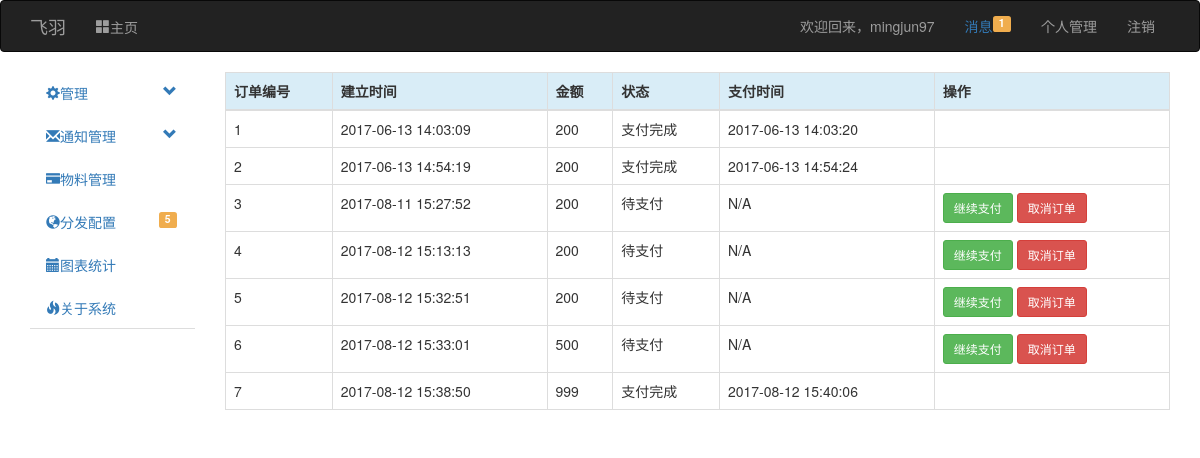
Page /charge_billing (signed in) on the committed database.
### app/models.py (models this page shows, shortened)
class User(UserMixin, db.Model):
    __tablename__ = 'users'
    uid = db.Column(db.Integer, primary_key=True)
    username = db.Column(db.String(128))
    password_hash = db.Column(db.String(128))
    password_change_time = db.Column(db.Integer, default=0)
    email = db.Column(db.String(128))
    telephone = db.Column(db.String(11))
    role_id = db.Column(db.Integer)
    log_level = db.Column(db.Integer)
    email_confirmed = db.Column(db.Boolean, default=False)
    telephone_confirmed = db.Column(db.Boolean, default=False)
    telephone_confirmed_code = db.Column(db.String(6))
    telephone_confirmed_code_time = db.Column(db.Integer, default=0)
    balance = db.Column(db.Integer, default=0)
    last_login_time = db.Column(db.Integer, default=time.time)
    this_login_time = db.Column(db.Integer, default=time.time)
    useful_token = db.Column(db.String(256), default=0)
    owned_group_id = db.relationship('Group', backref='Owner')
    charge_billing = db.relationship('ChargeRecord', backref='User')
    student_card = db.Column(db.String(128), default='NULL')
    student_auth = db.Column(db.Boolean, default=False)
    balance_billing = db.relationship('Billing', backref='User')
    personal_message = db.relationship('PersonalMessage', backref='To', lazy='dynamic',
                                       primaryjoin='PersonalMessage.rec_id==User.uid')
    auth_token = db.Column(db.String(128))
    auth_token_expire = db.Column(db.Integer, default=0)
    id_card = db.Column(db.String(18))
    name = db.Column(db.String(10))
    school = db.Column(db.String(30))
    student_no = db.Column(db.String(30))
    qq = db.Column(db.String(15))
    @property
    def password(self):
        raise AttributeError('密码非可读属性！')

class Billing(db.Model):
    __tablename__ = 'money_billings'
    id = db.Column(db.Integer, primary_key=True)
    create_time = db.Column(db.Integer, default=time.time)
    finish_time = db.Column(db.Integer, default=0)
    status = db.Column(db.Integer, default=1)
    user_id = db.Column(db.Integer, db.ForeignKey('users.uid'))
    amount = db.Column(db.Integer)
    token = db.Column(db.String(128))

### app/manage/views.py (the view)
@manage.route("/charge_billing")
@login_required
def view_billings():
    bill = Billing.query.filter_by(User=current_user).all()
    return render_template("manage/view_billings.html", bill=bill)

### app/manage/__init__.py (called while the page is built)
@manage.app_context_processor
def inject_base64():
    b = base64.b64encode
    str1 = str
    fmttimestamp = f2t
    return dict(b=b, str=str1, fmttime=fmttimestamp)

def f2t(timestamp):
    x = time.localtime(timestamp)
    return time.strftime('%Y-%m-%d %H:%M:%S', x)

### app/manage/views.py (called while the page is built)
@manage.before_app_request
def before_request():
    if request.endpoint is None:
        abort(404)
    if current_user.is_authenticated \
    and not (current_user.email_confirmed or current_user.telephone_confirmed) \
    and request.endpoint[:5] != 'auth.' \
    and request.endpoint[:14] != 'manage.confirm' \
    and request.endpoint[:19] != 'manage.unconfirmed' \
    and request.endpoint != 'static' \
    and request.endpoint != 'api_v1.get_message' \
    and request.endpoint[:15] != 'manage.confirm_':
        print(request.endpoint[:16])
        return redirect(url_for('manage.unconfirmed'))

### app/models.py (called while the page is built)
@login_manager.user_loader
def load_user(user_id):
    return User.query.get(int(user_id))

### app/templates/manage/view_billings.html
{% extends "base.html" %}
{% block page_content %}
    <table class="table table-bordered table-responsive">
      <thead>
        <tr class="info">
          <th>订单编号</th>
          <th>建立时间</th>
          <th>金额</th>
            <th>状态</th>
            <th>支付时间</th>
            <th>操作</th>
        </tr>
      </thead>
      <tbody>
        {% for bills in bill %}
            <tr>
                <td>{{ bills.id }}</td>
                <td> {{ fmttime(bills.create_time) }}</td>
                <td>{{ bills.amount }}</td>
                <td>{% if bills.status == 1 %} 待支付{% elif bills.status == 2 %} 支付完成{% else %} 已取消 {% endif %}</td>
                <td>{% if bills.finish_time != 0 %}{{ fmttime(bills.finish_time) }}{% else %}N/A{% endif %}</td>
                <td>{% if bills.status == 1 %}<a class="btn btn-success btn-sm" href="#">继续支付</a>
                    <a class="btn btn-danger btn-sm" href="#">取消订单</a>{% endif %} </td>
            </tr>
        {% else %}
            <td colspan="999"><div class="text-center"><a href="{{ url_for("manage.create_group") }}" class="btn btn-primary">创建新圈子</a></div></td>
        {% endfor %}
      </tbody>
    </table>
{% endblock %}

### app/templates/base.html (shortened to what this page needs)
{% extends "bootstrap/base.html" %}
{% block navbar %}
<div class="navbar navbar-inverse" role="navigation">
    <div class="container">
        <div class="navbar-header">
            <a class="navbar-brand" href="/">飞羽</a>
        </div>
        <div class="navbar-collapse collapse">
            <ul class="nav navbar-nav">
                <li class="{% if request.endpoint == 'manage.index' %}active{% endif %}"><a href="/"><i class="glyphicon glyphicon-th-large">主页</i></a></li>
            </ul>
            <ul class="nav navbar-nav navbar-right">
                {% if current_user.is_authenticated %}
                <li><span class="navbar-text">欢迎回来，<a class="navbar-link" href="{{ url_for('manage.console') }}">{{ current_user.username }}</a></span></li>
                    <li><span class="navbar-text"><a href="#">消息{% if current_user.personal_message.filter_by(status=0).count() != 0 %}<span class="label label-warning pull-right">{{ current_user.personal_message.filter_by(status=0).count() }}</span>{% endif %}</a> </span></li>
                    <li><a href="{{ url_for('manage.user_info') }}">个人管理</a> </li>
                <li><a href="{{ url_for('auth.logout') }}">注销</a></li>
                {% else %}
                <li><a href="{{ url_for('auth.login') }}">登录</a></li>
                <li><a href="{{ url_for('auth.reg') }}">注册</a></li>
                {% endif %}
            </ul>
        </div>
    </div>
</div>
{% endblock %}
{% block content %}
    <div class="container">
        <div class="row">
            {% if current_user.is_authenticated and request.endpoint != 'manage.index' %}
            <div class="col-md-2">
                <ul id="main-nav" class="nav nav-tabs nav-stacked" style="">
                    <li>
                        <a href="#systemSetting" class="nav-header collapsed" data-toggle="collapse">
                            <i class="glyphicon glyphicon-cog"></i>管理
                            <span class="pull-right glyphicon glyphicon-chevron-down"></span>
                            </a>
                    </li>
                    <li>
                        <a href="#messageManager" class="nav-header collapsed" data-toggle="collapse">
                            <i class="glyphicon glyphicon-envelope"></i>通知管理
                            <span class="pull-right glyphicon glyphicon-chevron-down"></span>
                            </a>
                    </li>
                    <li>
                        <a href="./plans.html"><i class="glyphicon glyphicon-credit-card"></i>物料管理</a>
                    </li>
                    <li><a href="./grid.html"><i class="glyphicon glyphicon-globe"></i>分发配置
                    <span class="label label-warning pull-right">5</span>
                    </a>
                    </li>
                    <li><a href="./charts.html"><i class="glyphicon glyphicon-calendar"></i>图表统计</a>
                    </li>
                    <li>
                    <a href="#"><i class="glyphicon glyphicon-fire"></i>关于系统</a>
                    </li>
                </ul>
            </div>
            {% endif %}
        <div class="col-md-10">
            {% block page_content %} {% endblock %}
        </div>
    </div>
</div>
{% endblock %}

### rows in the picture
User: username "mingjun97"
Billing: id "1", create_time "2017-06-13 14:03:09", amount "200", status "支付完成", finish_time "2017-06-13 14:03:20"
Billing: id "2", create_time "2017-06-13 14:54:19", amount "200", status "支付完成", finish_time "2017-06-13 14:54:24"
Billing: id "3", create_time "2017-08-11 15:27:52", amount "200", status "待支付", finish_time "N/A"
Billing: id "4", create_time "2017-08-12 15:13:13", amount "200", status "待支付", finish_time "N/A"
Billing: id "5", create_time "2017-08-12 15:32:51", amount "200", status "待支付", finish_time "N/A"
Billing: id "6", create_time "2017-08-12 15:33:01", amount "500", status "待支付", finish_time "N/A"
Billing: id "7", create_time "2017-08-12 15:38:50", amount "999", status "支付完成", finish_time "2017-08-12 15:40:06"

### other values in the picture
{{ current_user.personal_message.filter_by(status=0).count() }} "1"
